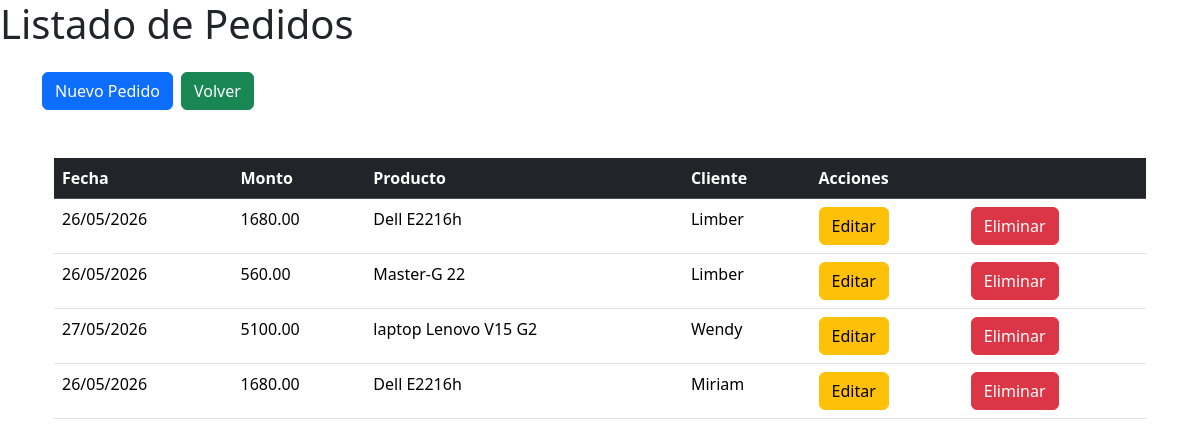
Page /pedidos/ on the committed database.
### app/blueprints/pedidos/models.py (models this page shows)
class Pedido(db.Model):
    __tablename__ = "pedidos"
    id = db.Column(db.Integer, primary_key=True)
    fecha = db.Column(db.DateTime, nullable=False)
    monto = db.Column(db.Float, nullable=False)
    producto_id = db.Column(db.Integer, db.ForeignKey("productos.id"), nullable=False)
    cliente_id = db.Column(db.Integer, db.ForeignKey("clientes.id"), nullable=False)

### app/blueprints/productos/models.py (models this page shows, shortened)
class Producto(db.Model):
    __tablename__ ="productos"
    id = db.Column(db.Integer, primary_key=True)
    nombre = db.Column(db.String(100), nullable = False)
    precio = db.Column(db.Float, nullable=False)
    stock = db.Column(db.Integer, nullable = False)
    pedidos = db.relationship("Pedido", backref="producto", lazy=True, cascade="all, delete-orphan")

### app/blueprints/clientes/models.py (models this page shows, shortened)
class Cliente(db.Model):
    __tablename__ ="clientes"
    id = db.Column(db.Integer, primary_key = True)
    nombre = db.Column(db.String(100), nullable = False)
    telefono = db.Column(db.String(20), nullable = False)
    pedidos = db.relationship("Pedido", backref="cliente", lazy=True, cascade="all, delete-orphan")

### app/blueprints/pedidos/routes.py (the view)
@bp_pedidos.route('/')
def index():
    pedidos = Pedido.query.all()  # estaba Producto.query.all()
    return render_template('pedido/index.html', pedidos=pedidos)

### app/blueprints/pedidos/templates/pedido/index.html
{% extends 'base.html' %}
{% block content %}
<h1>Listado de Pedidos</h1>
<div class="container mt-4">
    <div class="mb-4 d-flex gap-2 flex-wrap">
       <a href="{{ url_for('bp_pedidos.create') }}" class="btn btn-primary">Nuevo Pedido</a>
        <a href="{{ url_for('bp_core.index') }}" class="btn btn-success">Volver</a>
    </div>
    <div class="container mt-5">
        <div class="row justify-content-center">
            <div class="card-custom">
                <table class="table">
                    <thead class="table-dark">
                        <tr>
                            <th>Fecha</th>
                            <th>Monto</th>
                            <th>Producto</th>
                            <th>Cliente</th>
                            <th colspan="2">Acciones</th>
                        </tr>
                    </thead>
                    <tbody>
                        {% for item in pedidos %}
                        <tr>
                            <td>{{ item.fecha.strftime('%d/%m/%Y') }}</td>
                            <td>{{ "%.2f"|format(item.monto) }}</td>
                            <td>{{ item.producto.nombre }}</td>
                            <td>{{ item.cliente.nombre }}</td>
                            <td>
                                <a href="{{ url_for('bp_pedidos.edit', id=item.id) }}" class="btn btn-warning">Editar</a>
                            </td>
                            <td>
                                <a href="{{ url_for('bp_pedidos.delete', id=item.id) }}" class="btn btn-danger">Eliminar</a>
                            </td>
                        </tr>
                        {% else %}
                        <tr>
                            <td colspan="6" class="text-center">No hay pedidos registrados.</td>
                        </tr>
                        {% endfor %}
                    </tbody>
                </table>
            </div>
        </div>
    </div>
</div>
{% endblock %}

### app/templates/base.html (shortened to what this page needs)
<!doctype html>
<html lang="en">
  <head>
    <link href="https://cdn.jsdelivr.net/npm/bootstrap@5.3.8/dist/css/bootstrap.min.css" rel="stylesheet">
  </head>
  <body>
    {% block content %}
    {% endblock %}
  </body>
</html>

### rows in the picture
Pedido: fecha "26/05/2026", monto "1680.00", producto.nombre "Dell E2216h", cliente.nombre "Limber"
Pedido: fecha "26/05/2026", monto "560.00", producto.nombre "Master-G 22", cliente.nombre "Limber"
Pedido: fecha "27/05/2026", monto "5100.00", producto.nombre "laptop Lenovo V15 G2", cliente.nombre "Wendy"
Pedido: fecha "26/05/2026", monto "1680.00", producto.nombre "Dell E2216h", cliente.nombre "Miriam"
